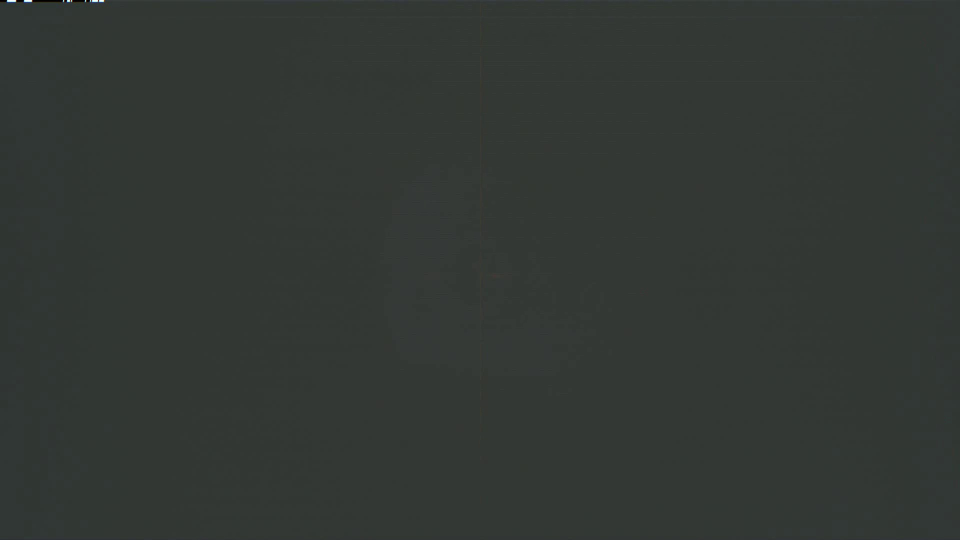
#> input picture data/1641/imgs/115.jpg, 1920 x 1080 px (shown at 1/2 size)
$ python -i OFIT.py   (imports and definitions only)
#> lines starting #> are read from the running program, lines starting #| are printed output that depends on the picture; after the words box and inside, x2 and y2 are one past the last pixel; in counts of white or black regions, pixels touching at a corner belong together
### methods_script/OFIT/parameters.py
import numpy as np
"""
Coordinate convention

w points out of page
u points to the right
v points up
"""
# parameters of CCD camera
TT1_camera_rotation = (0,0)                                # angle betweeen optical axis and transverse plane, angle between optical axis and saggital plane
TT1_camera_translation = (0.8310871342332974, 0.5193208789485408, -0.036)                    # translation of cameara (w,u,v)
TT1_camera_principle_point = (1080//2, 1920//2)             # principle point on camera sensor (vertical, horizontal)
TT1_Kscale = 2.5E-4                                         # scaling factor
TT1_linear_pixel_density = (1/TT1_Kscale, 1/TT1_Kscale)     # linear pixel density along vertical and horizontal direction (fy, fx)
TT1_major_radius = 0.65 #m
TT1_minor_radius = 0.20 #m

TV_distort = 5.9E-3
TT1_dist_coeffs = np.array([TV_distort, 0, 0, 0, 0], dtype = np.float32) #distortion coefficients of camera to be passed into cv2.undistort

TT1_image_kernel = np.array([                                         # kernel to blur image and sharpen edge
    [1,2,3,0,-3,-2,-1],
    [1,2,3,0,-3,-2,-1],
    [1,2,3,0,-3,-2,-1]], dtype = np.float32)

### functions to create circular ROIs ###
def circular_ROI(row_range, center, radius, scale, is_high_field):
    """
    find x value based on row
    """
#> called with center = (560, 1280), radius = 500, scale = 0.6, is_high_field = True
    def circle_x(y,center, radius,negative_root):
        """
        calculate circle edge based on row number and circle parameters
        """
        #if negative root -> find root with negative sign
        factor = -1 if negative_root else 1
        y0,x0 = center

        if (y-y0)**2 > radius**2: return np.nan

        return factor * np.sqrt(radius**2 - (y-y0)**2) + x0
    #list to store result
    seg_in, seg_out = [], []
    #list for rows of result

    for i in row_range:
        #find x value of outer and inner circle
        x_out = circle_x(i, center,radius,is_high_field)        #outer circle
        x_in = circle_x(i,center,scale*radius, is_high_field)   #inner circle

        #if the value is nan then set to be equal to circle center
        if np.isnan(x_out): x_out = center[1]
        if np.isnan(x_in): x_in = center[1]

        #append result
        seg_in.append(int(x_in))
        seg_out.append(int(x_out))

    return seg_in,seg_out

"""
parameters of circular ROI

high: high field side
low: low field side

row_range: rows of pixels to be considered
first_row: the first row of pixel where ROI is defined

center: (row,column)center of circular ROI
radius: radius of circular ROI
scale: scaling factor multiplied to radius to make inner circle
"""

#high field parameters
high_row_range = list(range(350,680))
high_first_row = 350 #300
high_center = (560,1280)
high_radius = 500
high_scale = 0.60

#low field parameters
low_row_range = list(range(250,850))
low_first_row = 250
low_center = (540,1085)
low_radius = 500
low_scale = 0.35

#create circular ROIs
#swap order of x0 and xf because in high field start from outer circle to inner
#low field start from inner circle to outer

ROI_high_xf, ROI_high_x0 = circular_ROI(high_row_range,high_center,
                                        high_radius,high_scale,is_high_field=True,)

ROI_low_x0,ROI_low_xf = circular_ROI(low_row_range,low_center,
                                    low_radius,low_scale,is_high_field=False)


TT1_circular_ROIs = {
    "ROI_high_x0":ROI_high_x0, "ROI_high_xf":ROI_high_xf,"high_first_row":high_first_row, "high_row_range":high_row_range,
    "ROI_low_x0":ROI_low_x0, "ROI_low_xf":ROI_low_xf,"low_first_row":low_first_row,"low_row_range":low_row_range
}

### methods_script/OFIT/detection_projection.py
import cv2
from numpy.typing import NDArray
from .parameters import *

"""
Functions to perform pixel edge detection and transform to Tokamak's projection plane

In the future once projection parameters are know, the parameters will be kept in "parameters.py" to prevent repeating calculation
"""

# [13 lines left out: function set_ROI, not called in this run]

def kernel_filter(image:NDArray, kernel: NDArray = np.array([
    [1,2,3,0,-3,-2,-1],
    [1,2,3,0,-3,-2,-1],
    [1,2,3,0,-3,-2,-1]], dtype = np.float32)) -> NDArray:
    """
    apply kernel to filter given image
    :param image: image to be applied kernel to
    :param kernel: kernel applied to image
    :return: kernel applied image
    """
    return cv2.filter2D(image,-1,kernel)

def mk_rotation_matrix(rotation: tuple[float, float]):
    """
    :param rotation: angle between optical axis, transverse plane, and saggital plane respectively
    :return: camera's rotation matrix
    """
    tranverse, saggital = rotation

    # rotational matrix
    #1st rotation around v axis
    alpha = np.deg2rad(tranverse)
    Rv = np.array([
        [1, 0, 0],
        [0, np.cos(alpha), -np.sin(alpha)],
        [0, np.sin(alpha), np.cos(alpha)]
    ])

    #rotation order Rx1 -> Rx2 -> Rx3
    #bring optical axis to plane -> saggital angle -> tranverse angle
    R = Rv

    return R

def mk_intrinsic_matrix(linear_pix_density:tuple[float,float],y0:float,x0:float) -> NDArray:
    """
    create camera's intrinsic matrix from given parameters

    :param y0: principle pixel point along row direction
    :param x0: principle pixel point along column direction
    :param linear_pix_density: linear density of pixel along x and y axis respectively (both are 1/K_scale for square pixels)
    :return: numpy array of camera's intrinsic matrix
    """
    fy,fx = linear_pix_density
    M_int = np.array([
        [fx,0,x0,0],
        [0,fy,y0,0],
        [0,0,1,0]
    ])

    return M_int

def mk_projection_matrix(rotation: tuple[float,float] = TT1_camera_rotation,translation:tuple[float,float,float] = TT1_camera_translation,
                      principle_point:tuple = TT1_camera_principle_point,linear_pix_density:tuple[float,float] = TT1_linear_pixel_density):
    """
    :param rotation: angle between optical axis, transverse plane, and saggital plane respectively
    :param translation: translation of camera from origin
    :param principle_point: principle pixel point in pixel (y0,x0)
    :param linear_pix_density: linear density of pixel along x and y axis respectively (both are 1/K_scale for square pixels)
    :return: camera's projection matrix
    """

    y0, x0 = principle_point

    #create rotation matrix
    R = mk_rotation_matrix(rotation)

    #translation vector
    wc,uc,vc = translation
    t = -R @ np.array([uc,vc,wc])

    # intrinsic matrix
    M_int = mk_intrinsic_matrix(linear_pix_density,y0,x0)

    # extrinsic matrix
    M_ext = np.column_stack((R, t))
    M_ext = np.vstack((M_ext, np.array([0,0,0,1])))

    #projection matrix
    P = M_int @ M_ext

    return P

# [109 lines left out: functions max_intensity, max_gradient, find_edge, pix_to_projection, not called in this run]

### methods_script/OFIT/OFIT.py
import cv2
import numpy as np
import pickle
from pathlib import Path
import os
from tqdm import tqdm

from .parameters import TT1_linear_pixel_density,TT1_camera_principle_point,TT1_camera_translation,TT1_camera_rotation, TT1_dist_coeffs,TT1_image_kernel, TT1_circular_ROIs
from .parameters import TT1_major_radius as R0
from .detection_projection import mk_intrinsic_matrix, mk_projection_matrix,kernel_filter,max_intensity, max_gradient, find_edge,pix_to_projection
from .transformation import poloidal_transformation, RANSAC_circle, circle_fit
from .extract_frames import extract_frames_from_video

import matplotlib.image as mpimg
import pandas as pd
"""
calculate plasma shift from CCD image without plotting

Coordinate convention
w points out of page        u points to the right
v points up
"""
TT1_intrinsic_matrix = mk_intrinsic_matrix(linear_pix_density=TT1_linear_pixel_density,y0 = TT1_camera_principle_point[0],x0 = TT1_camera_principle_point[1])
TT1_projection_matrix = mk_projection_matrix(TT1_camera_rotation,TT1_camera_translation,TT1_camera_principle_point,TT1_linear_pixel_density)

# load excluded pixels (port structure of TT1)

#path to pkl file
OFIT_dir = Path(__file__).resolve().parent
pkl_path = OFIT_dir / "TT1_port_pixel.pkl"

# [2 lines not run here, left out]

def process_image(img:np.ndarray,intrinsic_matrix: np.ndarray = TT1_intrinsic_matrix,
                  distortion_coeff: np.ndarray = TT1_dist_coeffs, kernel:np.ndarray = TT1_image_kernel,apply_hsv_mask=True) -> np.ndarray:
    """
    process RGB image to undistorted, edge enhanced, masked, image

    :param img: RGB image of size 1080x1920
    :param intrinsic_matrix: CCD camera's intrinsic matrix
    :param distortion_coeff: CCD camera's distortion coefficient (distortion due to lens etc. to be passed into cv2.undistort)
    :param kernel: kernel to be used for edge enhancedment
    :return: processed image for edge detection
    """
#> called with intrinsic_matrix = array of shape (3, 4), distortion_coeff = array of shape (5,), kernel = array of shape (3, 7), apply_hsv_mask = True
    #image undistortion
    calibration_matrix = intrinsic_matrix[:3,:3]
#> calibration_matrix = [[4000, 0, 960], [0, 4000, 540], [0, 0, 1]]
    img_undistort = cv2.undistort(img, calibration_matrix,distortion_coeff)

    img_blur = cv2.GaussianBlur(img_undistort,(5,5),0)
    img_gs = cv2.cvtColor(img_blur,cv2.COLOR_RGB2GRAY)

    #enhance edge with kernel
    img_kernel = kernel_filter(img_blur, kernel)
#> in kernel_filter, `return cv2.filter2D(image,-1,kernel)`:
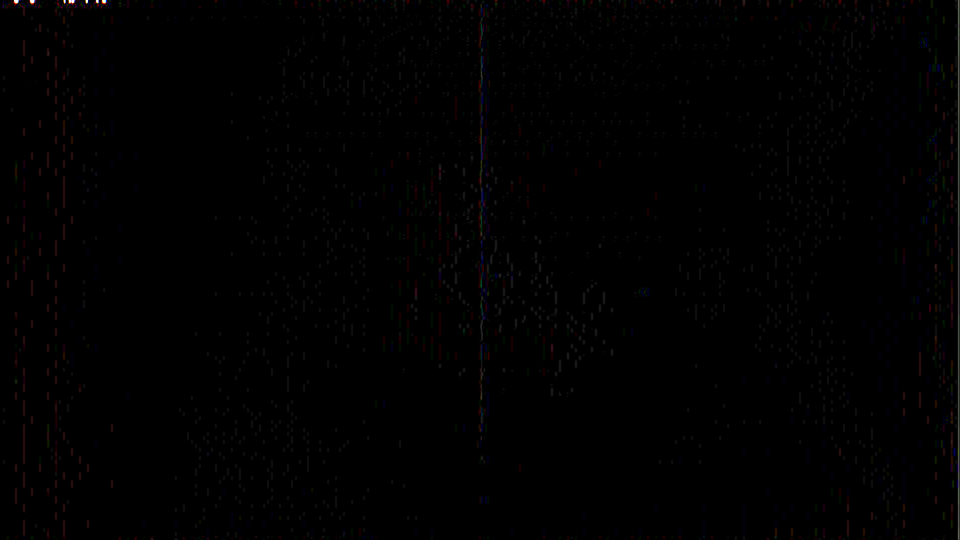
#> returned value: shape (1080, 1920, 3) (shown at 1/2 size); mean of channels 0, 1, 2 0.9, 0.8, 1.1; drawn as B, G, R
    img_kernel_gs = kernel_filter(img_gs)

    #apply masks to hsv image
    if apply_hsv_mask:
        img_kernel_hsv = cv2.cvtColor(img_kernel,cv2.COLOR_RGB2HSV)
#> img_kernel_hsv: shape (1080, 1920, 3); mean H, S, V 4.5, 14.2, 1.4

        img_result = np.zeros(shape = (1080,1920)) # create blank image for final result

        hue_mask = (img_kernel_hsv[:, :, 0] > 40) & (img_kernel_hsv[:, :, 0] < 140)
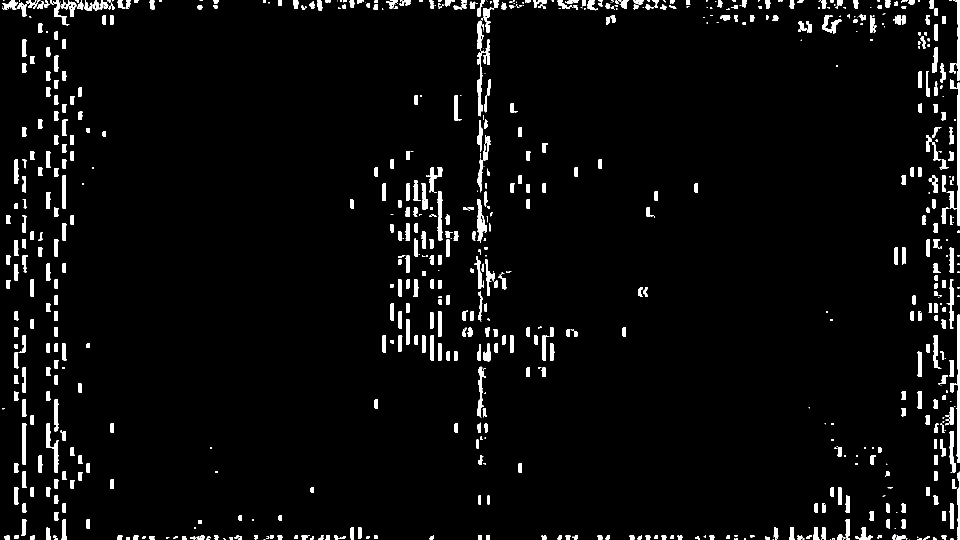
#> hue_mask: shape (1080, 1920) bool (shown at 1/2 size); 4.1% white; 786 white regions (227 under 20 px), largest, box (x1, y1, x2, y2) and area: (1900, 159, 1919, 452) 1275, (1909, 629, 1919, 926) 1213, (92, 846, 117, 946) 868
        sat_mask = (img_kernel_hsv[:, :, 1] > 200)
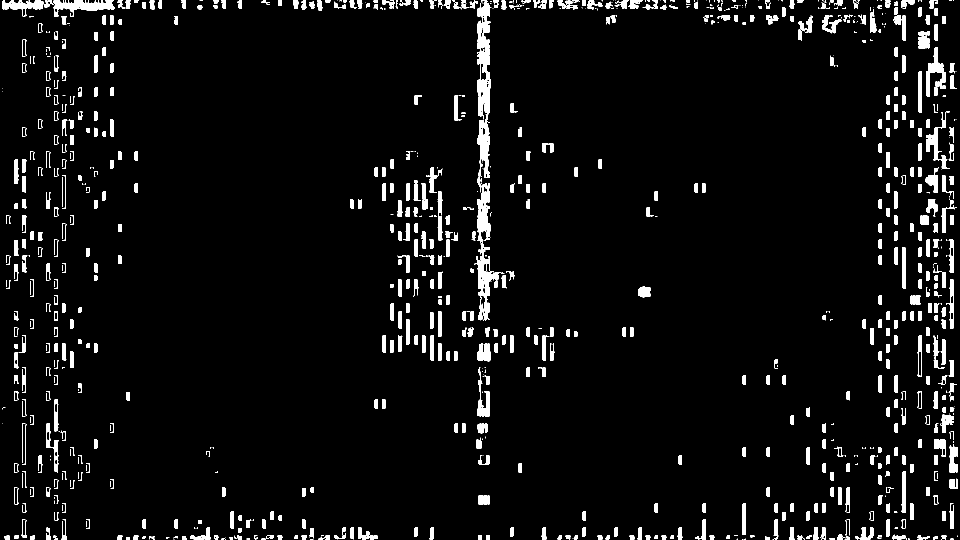
#> sat_mask: shape (1080, 1920) bool (shown at 1/2 size); 5% white; 1015 white regions (311 under 20 px), largest, box (x1, y1, x2, y2) and area: (954, 0, 983, 385) 6046, (949, 366, 1009, 642) 4401, (106, 0, 230, 34) 1974
        val_mask = (img_kernel_hsv[:, :, 2] > 30)
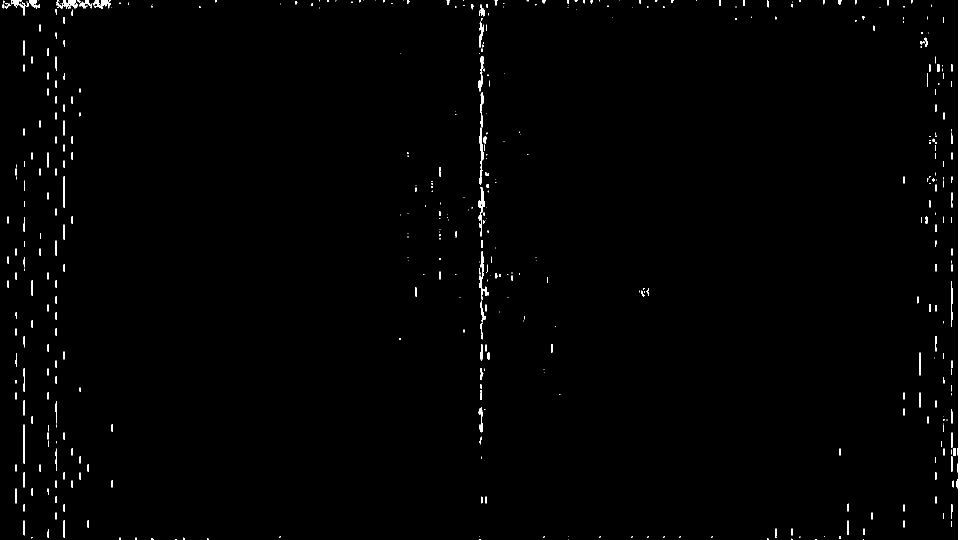
#> val_mask: shape (1080, 1920) bool (shown at 1/2 size); 0.8% white; 484 white regions (259 under 20 px), largest, box (x1, y1, x2, y2) and area: (1913, 0, 1919, 1080) 3335, (958, 255, 967, 370) 449, (185, 0, 221, 17) 326

        combined_mask = hue_mask & sat_mask & val_mask
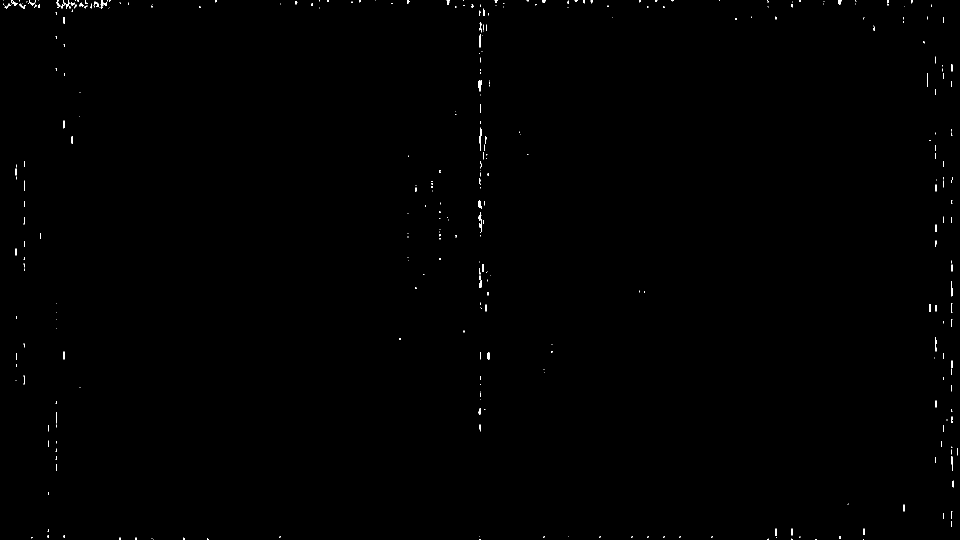
#> combined_mask: shape (1080, 1920) bool (shown at 1/2 size); 0.22% white in thin lines or dots

        # indices of hsv images that passes the mask
        indices = np.where(combined_mask)
#> indices = 4541 positions, rows 0 to 1079, columns 6 to 1915

        img_result[indices] = img_kernel_gs[indices]

    else: img_result = img_kernel_gs

    return img_result

# [25 lines that did not run here, left out]

def field_transformation(x_edge, y_edge, RANSAC_epsilon,projection_matrix:np.ndarray = TT1_projection_matrix,
                         principle_point:tuple[int,int] = TT1_camera_principle_point,camera_location:tuple[float,float,float] = TT1_camera_translation,
                         RANSAC_sample_size = 4, RANSAC_n = 500):

    """
    convert pixel edge to poloidal plane for each field

    :param x_edge: plasma edge pixel along x dimension
    :param y_edge: plasma edge pixel along y dimension
    :param RANSAC_epsilon: residual value for point to be considered plasma edge
    :param projection_matrix: CCD projection matrix
    :param principle_point: CCD principle point
    :param camera_location: CCD camera translation in world coordinate
    :param RANSAC_sample_size: sample size for one RANSAC iteration
    :param RANSAC_n: number of RANSAC iteration
    :return: poloidal plasma shift (R,Z)
    """

    #transform edge pixels to projection plane
    u_edge, v_edge = pix_to_projection(x_edge, y_edge, projection_matrix, principle_point=principle_point)

    # transform edge from projection plane to poloidal plane
    R_edge, Z_edge, _, _, _, _ = poloidal_transformation(u_edge, v_edge,camera_location=camera_location,
                                                         RANSAC_sample_size=RANSAC_sample_size,RANSAC_n=RANSAC_n,RANSAC_epsilon=RANSAC_epsilon)

    return R_edge, Z_edge

# [62 lines that did not run here, left out]

def calibration_plane_shift(data_directory,shot_no,frame_step,discharge_begin,discharge_end,edge_detection_image = False):
    """
    Calculate plasma column position shift using transformation from calibration plane
    """

    #function to convert frame number to time with given formula
    frame_to_time = lambda frame: frame/2 + 260

    #function to transform pixel to calibration plane
    pixel_to_calibration = lambda q,edge_pixel, pixel_plane_ratio=0.9: (q - edge_pixel)*pixel_plane_ratio/1000

    calibration_plane_rows = []
    #path of every images in current shot
    img_dir = os.path.join(data_directory,"imgs")

            # Extract frames from video if folder does not exist
    if not os.path.exists(img_dir) or not os.path.isdir(img_dir):
        video_path = os.path.join(data_directory, f"{shot_no}.avi")
        extract_frames_from_video(img_dir, video_path)

    # Get sorted list of images by frame number
    shot_img_paths = sorted(os.listdir(img_dir), key=lambda x: int(Path(x).stem))

    # ---- Process each frame ----
    for frame_no, img_path in tqdm(enumerate(shot_img_paths, start=1),
                                total=len(shot_img_paths),
                                desc="calibration plane"):

        # Skip frames according to frame_step
        if frame_no % frame_step != 0:
            continue

        # Calculate calibration plane time
        calibration_plane_time = frame_to_time(frame_no)
        if calibration_plane_time < discharge_begin:
            continue
        if calibration_plane_time > discharge_end:
            break

        # Load image
        img = mpimg.imread(os.path.join(img_dir, img_path))

        # Convert float images to 0-255 uint8
        if img.dtype == np.float32 or img.dtype == np.float64:
            img = (img * 255).astype(np.uint8)

        # Calculate image brightness
        img_brightness = np.mean(cv2.cvtColor(img, cv2.COLOR_RGB2GRAY))
        if img_brightness < 70 or img_brightness > 130:
            continue

        # Process image
        processed_image = process_image(img, apply_hsv_mask=True)

        # Detect plasma edges
        (x_high, y_high), (x_low, y_low) = field_edge_detection(processed_image)

        # Optional: save edge detection image
        if edge_detection_image:
            x_com, y_com = np.append(x_high, x_low), np.append(y_high, y_low)
            img_detection = img.copy()
            for x, y in zip(x_com, y_com):
                img_detection[y-3:y+3, x-3:x+3] = [255, 0, 0]
            output_dir = Path(os.path.join("result_plot", "edge_detection", str(shot_no)))
            output_dir.mkdir(parents=True, exist_ok=True)
            filename = os.path.join(output_dir, f"{frame_no}.jpg")
            mpimg.imsave(filename, img_detection)

        # Transform y = 0 to center of image
        y_high, y_low = y_high - 1080 // 2, y_low - 1080 // 2

        # Convert to calibration plane
        u_high, v_high = pixel_to_calibration(x_high, 500), pixel_to_calibration(y_high, 0)
        u_low, v_low = pixel_to_calibration(x_low, 500), pixel_to_calibration(y_low, 0)

        # Fit circle using RANSAC
        (u0, v0, radius), circle_var, *_ = RANSAC_circle(np.append(u_high, u_low), np.append(v_high, v_low), epsilon=0.001)

        # Calculate error bars
        all_u = np.append(u_high, u_low)
        all_v = np.append(v_high, v_low)
        residuals = np.sqrt((all_u - u0) ** 2 + (all_v - v0) ** 2) - radius

        dof = len(residuals) - 3  # degrees of freedom
        s_sq = np.sum(residuals ** 2) / dof
        cov_scaled = circle_var * s_sq
        sigma_u0, sigma_v0, sigma_radius = np.sqrt(np.diag(cov_scaled))

        # Append results
        calibration_plane_rows.append([calibration_plane_time, u0 - R0, sigma_u0, v0, sigma_v0, radius, sigma_radius])

    print("Terminated: discharge complete")
    # ---- Create DataFrame ----
    calibration_plane_df = pd.DataFrame(
        calibration_plane_rows,
        columns=["time", "x0", "x0 err", "y0", "y0 err", "r", "r err"]
    )

    return calibration_plane_df

>>> import cv2
>>> picture = cv2.cvtColor(cv2.imread('../../data/1641/imgs/115.jpg'), cv2.COLOR_BGR2RGB)
>>> result = process_image(picture)
